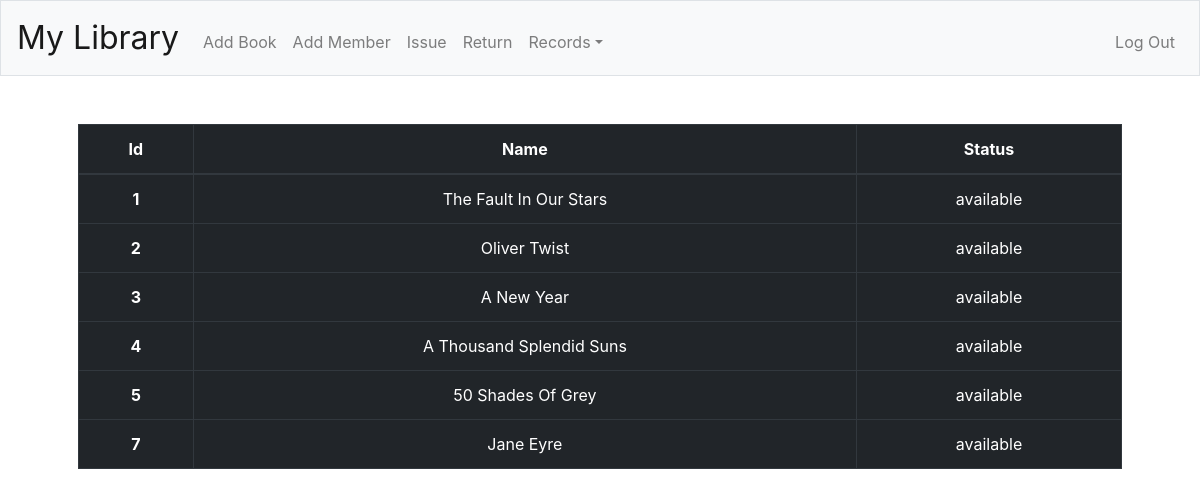
The app's page /rec_b (signed in) with its own data.
### tables this page shows
CREATE TABLE 'books' ('id' integer PRIMARY KEY AUTOINCREMENT NOT NULL, 'name' varchar(255) NOT NULL, 'user_id'  INTEGER NOT NULL  , 'status' varchar(25) DEFAULT 'available');

### application.py (the view)
@app.route("/rec_b")
@login_required
def rec_b():
    books = db.execute("SELECT * FROM books WHERE user_id=:user",user=session["user_id"])
    return render_template("dis_b.html",records=books)

### application.py (called while the page is built)
@app.after_request
def after_request(response):
    response.headers["Cache-Control"] = "no-cache, no-store, must-revalidate"
    response.headers["Expires"] = 0
    response.headers["Pragma"] = "no-cache"
    return response

### helpers.py (called while the page is built)
def login_required(f):
    @wraps(f)
    def decorated_function(*args, **kwargs):
        if session.get("user_id") is None:
            return redirect("/login")
        return f(*args, **kwargs)
    return decorated_function

### templates/dis_b.html (shortened to what this page needs)
{% extends "layout.html" %}
{% block main %}
    <table class="table table-bordered table-dark">
        <thead>
            <tr>
                <th scope="col">Id</th>
                <th scope="col">Name</th>
                <th scope="col">Status</th>
            </tr>
        </thead>
        <tbody>
            {% for record in records %}
            <tr>
                <th scope="row">{{ record.id }}</th>
                <td>{{ record.name }}</td>
                <td>{{ record.status }}</td>
            </tr>
            {% endfor %}
        </tbody>
</table>
{% endblock %}

### templates/layout.html (shortened to what this page needs)
<!DOCTYPE html>
<html lang="en">
    <head>
        <link href="https://maxcdn.bootstrapcdn.com/bootstrap/4.1.3/css/bootstrap.min.css" rel="stylesheet">
        <link href="/static/styles.css" rel="stylesheet">
    </head>
    <body>
        <nav class="navbar navbar-expand-md navbar-light bg-light border">
            <a class="navbar-brand" href="/"> My Library</a>
            <div class="collapse navbar-collapse" id="navbar">
                {% if session.user_id %}
                    <ul class="navbar-nav mr-auto mt-2">
                        <li class="nav-item"><a class="nav-link" href="/add_b">Add Book</a></li>
                        <li class="nav-item"><a class="nav-link" href="/add_m">Add Member</a></li>
                        <li class="nav-item"><a class="nav-link" href="/issue">Issue</a></li>
                        <li class="nav-item"><a class="nav-link" href="/returned">Return</a></li>
                        <li class="nav-item dropdown">
                            <a class="nav-link dropdown-toggle" data-toggle="dropdown" href="#" role="button" aria-haspopup="true" aria-expanded="false">Records</a>
                        </li>
                    </ul>
                    <ul class="navbar-nav ml-auto mt-2">
                        <li class="nav-item"><a class="nav-link" href="/logout">Log Out</a></li>
                    </ul>
                {% else %}
                    <ul class="navbar-nav ml-auto mt-2">
                        <li class="nav-item"><a class="nav-link" href="/register"><span class="blue">Register</span></a></li>
                        <li class="nav-item"><a class="nav-link" href="/login"><span class="blue">Log In</span></a></li>
                    </ul>
                {% endif %}
            </div>
        </nav>
        <main class="container p-5">
            {% block main %}{% endblock %}
        </main>
    </body>
</html>

### static/styles.css (style rules this page uses)
nav .navbar-brand { font-size: xx-large; }
main { overflow-x: auto; text-align: center; }

### templates/dis_b.html (style rules this page uses)
body { background-image: url("https://encrypted-tbn0.gstatic.com/images?q=tbn%3AANd9GcQ-gFAS29lg-5HjaKA5su0atXDAar4zEjVGFgz6ZNao73k9Z0sr"); background-repeat: no-repeat; background-attachment: fixed; background-position: center; background-size: cover; }

### records on screen
books: id "1", name "The Fault In Our Stars", status "available"
books: id "2", name "Oliver Twist", status "available"
books: id "3", name "A New Year", status "available"
books: id "4", name "A Thousand Splendid Suns", status "available"
books: id "5", name "50 Shades Of Grey", status "available"
books: id "7", name "Jane Eyre", status "available"
